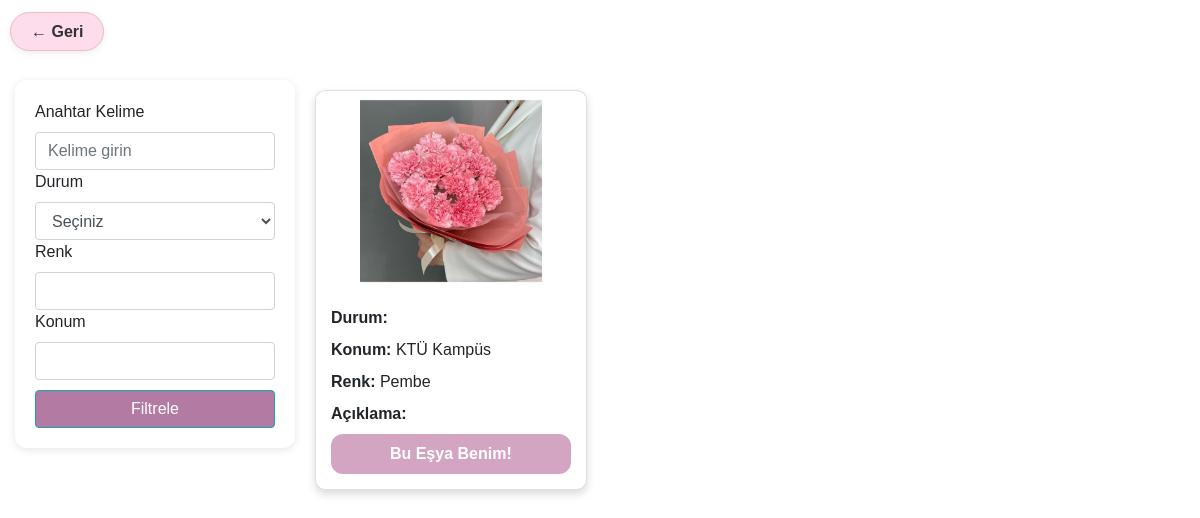
Screenshot of /arama/ (signed in) with the database file from the repository.
### kayip_esya/models.py (models this page shows, shortened)
class Kayit(models.Model):
    TUR_SECIMLERI = [
        ('canta', 'Çanta'),
        ('telefon', 'Telefon'),
        ('cuzdan', 'Cüzdan'),
        ('diger', 'Diğer'),
    ]
    RENK_SECIMLERI = [
        ('siyah', 'Siyah'),
        ('beyaz', 'Beyaz'),
        ('mavi', 'Mavi'),
        ('kirmizi', 'Kırmızı'),
        ('diger', 'Diğer'),
    ]
    KAYIT_TURU_CHOICES = [
        ('kaybettim', 'Kaybettim'),
        ('buldum', 'Buldum'),
    ]
    user = models.ForeignKey(settings.AUTH_USER_MODEL, on_delete=models.CASCADE) # 🧍 kullanıcı alanı
    tanim = models.CharField(max_length=255, verbose_name="Eşya Tanımı")
    tur = models.CharField(max_length=50, choices=TUR_SECIMLERI, verbose_name="Eşya Türü", default='Seçiniz')
    renk = models.CharField(max_length=50, choices=RENK_SECIMLERI, verbose_name="Eşya Rengi", default='Seçiniz')
    konum = models.CharField(max_length=255, verbose_name="Konum")
    resim = models.ImageField(upload_to='uploads/', verbose_name="Eşya Resmi", blank=True, null=True)
    tarih = models.DateTimeField(auto_now_add=True, verbose_name="Kayıt Tarihi")
    kayit_turu = models.CharField(max_length=10, choices=KAYIT_TURU_CHOICES)  # buraya dikkat

### kayip_esya/views.py (the view, shortened to what this page needs)
# urls.py: path('arama/', views.arama_sonuc, name='arama_sonuc'),
@login_required
def arama_sonuc(request):
    query = request.GET.get('q', '')
    renk = request.GET.get('renk', '')
    konum = request.GET.get('konum', '')
    durum = request.GET.get('durum', 'buldum')
    kayitlar = Kayit.objects.all()
    if durum in ['buldum', 'bulundu']:
        kayitlar = kayitlar.filter(kayit_turu=durum)
    if renk:
        kayitlar = kayitlar.filter(renk__icontains=renk)
    if konum:
        kayitlar = kayitlar.filter(konum__icontains=konum)
    return render(request, 'arama_sonuc.html', {
        'query': query,
        'kayitlar': kayitlar,
    })

### kayip_esya/templates/arama_sonuc.html (shortened to what this page needs)
{% load static %}
<!DOCTYPE html>
<html lang="tr">
<head>
  <link rel="stylesheet" href="https://stackpath.bootstrapcdn.com/bootstrap/4.5.2/css/bootstrap.min.css">
  <link rel="stylesheet" href="https://cdnjs.cloudflare.com/ajax/libs/animate.css/4.1.1/animate.min.css"/>
  <link rel="stylesheet" href="{% static 'css/arama_sonuc.css' %}">
 </head>
<body>
  <div class="go-back">
  <a href="javascript:history.back()">← Geri</a>
</div>
  <div class="main-wrapper">
    <aside class="filter-card">
      <form method="get">
        <label for="keyword">Anahtar Kelime</label>
        <input type="text" id="keyword" name="keyword" class="form-control" placeholder="Kelime girin">
        <label for="durum">Durum</label>
        <select id="durum" name="durum" class="form-control">
          <option selected>Seçiniz</option>
        </select>
        <label for="renk">Renk</label>
        <input type="text" id="renk" name="renk" class="form-control">
        <label for="konum">Konum</label>
        <input type="text" id="konum" name="konum" class="form-control">
        <button type="submit" class="btn btn-info text-white w-100">Filtrele</button>
      </form>
    </aside>
    <main class="card-grid">
      {% for kayit in kayitlar %}
      <div class="card">
        <img src="{{ kayit.resim.url }}" class="card-img-top" alt="...">
        <div class="card-body">
          <p><strong>Durum:</strong> {{ kayit.durum }}</p>
          <p><strong>Konum:</strong> {{ kayit.konum }}</p>
          <p><strong>Renk:</strong> {{ kayit.renk }}</p>
          <p><strong>Açıklama:</strong> {{ kayit.aciklama }}</p>
          <a href="{% url 'esya_detay' kayit.id %}" class="btn-claim">Bu Eşya Benim!</a>
        </div>
      </div>
      {% endfor %}
    </main>
  </div>
</body>
</html>

### kayip_esya/static/css/arama_sonuc.css (style rules this page uses)
:root { --primary: #FF9E9E; --secondary: #A5DEE4; --accent: #D4A5C3; }
body { margin: 0; font-family: Arial, sans-serif; background: linear-gradient(135deg, #FFECEC, #FDDDEB, #E8F1F3); overflow-x: hidden; background-image: url("/static/images/arama_sonuc_arka_plan.png"); min-height: 100vh; background-size: cover; background-position: center top; background-repeat: no-repeat; background-attachment: scroll; }
.go-back { position: fixed; top: 20px; left: 10px; z-index: 100; }
.go-back a { background-color: #FDDDEB; color: #333; padding: 10px 20px; border-radius: 25px; font-weight: bold; text-decoration: none; border: 1px solid #E8BFC0; transition: background-color 0.3s ease, transform 0.3s ease, box-shadow 0.3s ease; box-shadow: 0 2px 6px rgba(0, 0, 0, 0.08); }
.main-wrapper { display: flex; margin-top: 70px; }
.filter-card { position: sticky; top: 80px; width: 280px; background: white; padding: 20px; margin-left: 15px; border-radius: 12px; box-shadow: 0 2px 8px rgba(0,0,0,0.1); height: fit-content; z-index: 5; }
.filter-card button { margin-top: 10px; background-color: #B37BA4; }
.card-grid { display: grid; grid-template-columns: repeat(3, 1fr); gap: 25px; flex: 1; padding: 20px; }
.card { border-radius: 10px; overflow: hidden; box-shadow: 0 4px 8px rgba(0,0,0,0.15); transition: transform 0.3s ease; background: white; }
.card img { height: 200px; width: 100%; object-fit: contain; display: block; }
.card-body { padding: 15px; display: flex; flex-direction: column; gap: 8px; overflow: visible; }
.card-body p { margin: 0; word-break: break-word; }
.btn-claim { background-color: var(--accent); color: white; border: none; border-radius: 12px; padding: 8px 16px; font-weight: bold; transition: background-color 0.3s ease; display: flex; justify-content: center; align-items: center; text-align: center; }

### rows the page displays
Kayit: resim (picture), konum "KTÜ Kampüs", renk "Pembe"
